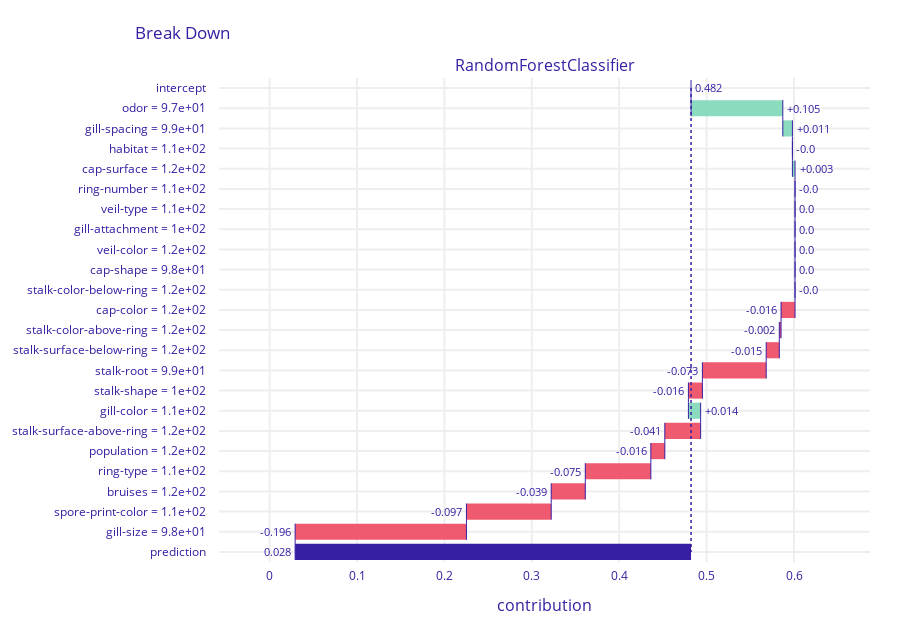

This figure's notebook cell:
### Markdown cell above
### Task 2 and 3:

### Code cell
draw_breakdown_from_id(rf_explainer, 20)

### Figure 1 — Plotly figure (JSON) as saved in the notebook; plotly's stock layout.template omitted (floating-point values rounded to 4 significant figures)
{"data": [{"base": 0.4822, "connector": {"line": {"color": "#371ea3", "dash": "solid", "width": 1}, "mode": "spanning"}, "decreasing": {"marker": {"color": "#f05a71"}}, "hoverinfo": "text+delta", "hoverlabel": {"bgcolor": "rgba(0,0,0,0.8)"}, "hovertext": ["Average response: 0.482<br>Prediction: 0.028", "odor = 9.7e+01<br>increases average response <br>by", "gill-spacing = 9.9e+01<br>increases average response <br>by", "habitat = 1.1e+02<br>decreases average response <br>by", "cap-surface = 1.2e+02<br>increases average response <br>by", "ring-number = 1.1e+02<br>decreases average response <br>by", "veil-type = 1.1e+02<br>decreases average response <br>by", "gill-attachment = 1e+02<br>decreases average response <br>by", "veil-color = 1.2e+02<br>decreases average response <br>by", "cap-shape = 9.8e+01<br>decreases average response <br>by", "stalk-color-below-ring = 1.2e+02<br>decreases average response <br>by", "cap-color = 1.2e+02<br>decreases average response <br>by", "stalk-color-above-ring = 1.2e+02<br>decreases average response <br>by", "stalk-surface-below-ring = 1.2e+02<br>decreases average response <br>by", "stalk-root = 9.9e+01<br>decreases average response <br>by", "stalk-shape = 1e+02<br>decreases average response <br>by", "gill-color = 1.1e+02<br>increases average response <br>by", "stalk-surface-above-ring = 1.2e+02<br>decreases average response <br>by", "population = 1.2e+02<br>decreases average response <br>by", "ring-type = 1.1e+02<br>decreases average response <br>by", "bruises = 1.2e+02<br>decreases average response <br>by", "spore-print-color = 1.1e+02<br>decreases average response <br>by", "gill-size = 9.8e+01<br>decreases average response <br>by", "Average response: 0.482<br>Prediction: 0.028"], "increasing": {"marker": {"color": "#8bdcbe"}}, "measure": ["relative", "relative", "relative", "relative", "relative", "relative", "relative", "relative", "relative", "relative", "relative", "relative", "relative", "relative", "relative", "relative", "relative", "relative", "relative", "relative", "relative", "relative", "relative", "total"], "orientation": "h", "showlegend": false, "text": ["0.482", "+0.105", "+0.011", "-0.0", "+0.003", "-0.0", "0.0", "0.0", "0.0", "0.0", "-0.0", "-0.016", "-0.002", "-0.015", "-0.073", "-0.016", "+0.014", "-0.041", "-0.016", "-0.075", "-0.039", "-0.097", "-0.196", "0.028"], "textposition": "outside", "totals": {"marker": {"color": "#371ea3"}}, "type": "waterfall", "x": [0, 0.105, 0.011, 0, 0.003, 0, 0, 0, 0, 0, 0, -0.016, -0.002, -0.015, -0.073, -0.016, 0.014, -0.041, -0.016, -0.075, -0.039, -0.097, -0.196, -0.454], "xaxis": "x", "y": ["intercept", "odor = 9.7e+01", "gill-spacing = 9.9e+01", "habitat = 1.1e+02", "cap-surface = 1.2e+02", "ring-number = 1.1e+02", "veil-type = 1.1e+02", "gill-attachment = 1e+02", "veil-color = 1.2e+02", "cap-shape = 9.8e+01", "stalk-color-below-ring = 1.2e+02", "cap-color = 1.2e+02", "stalk-color-above-ring = 1.2e+02", "stalk-surface-below-ring = 1.2e+02", "stalk-root = 9.9e+01", "stalk-shape = 1e+02", "gill-color = 1.1e+02", "stalk-surface-above-ring = 1.2e+02", "population = 1.2e+02", "ring-type = 1.1e+02", "bruises = 1.2e+02", "spore-print-color = 1.1e+02", "gill-size = 9.8e+01", "prediction"], "yaxis": "y"}], "layout": {"annotations": [{"font": {"size": 16}, "showarrow": false, "text": "RandomForestClassifier", "x": 0.5, "xanchor": "center", "xref": "paper", "y": 1, "yanchor": "bottom", "yref": "paper"}, {"font": {"size": 16}, "showarrow": false, "text": "contribution", "x": 0.5, "xanchor": "center", "xref": "paper", "y": 0, "yanchor": "top", "yref": "paper", "yshift": -30}], "font": {"color": "#371ea3"}, "height": 633, "margin": {"b": 71, "r": 30, "t": 78}, "shapes": [{"line": {"color": "#371ea3", "dash": "dot", "width": 1.5}, "type": "line", "x0": 0.4822, "x1": 0.4822, "xref": "x", "y0": 0, "y1": 23, "yref": "y"}], "title": {"text": "Break Down", "x": 0.15}, "xaxis": {"anchor": "y", "automargin": true, "domain": [0, 1], "fixedrange": true, "gridwidth": 2, "range": [-0.05795, 0.6869], "tickcolor": "white", "ticklen": 3, "ticks": "outside", "type": "linear", "zeroline": false}, "yaxis": {"anchor": "x", "automargin": true, "autorange": "reversed", "domain": [0, 1], "fixedrange": true, "gridwidth": 2, "tickcolor": "white", "ticklen": 10, "ticks": "outside", "type": "category"}}}
